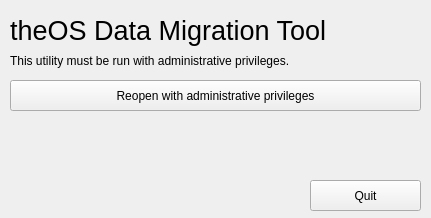
<?xml version="1.0" encoding="UTF-8"?>
<ui version="4.0">
 <class>MainWindow</class>
 <widget class="QMainWindow" name="MainWindow">
  <property name="geometry">
   <rect>
    <x>0</x>
    <y>0</y>
    <width>431</width>
    <height>218</height>
   </rect>
  </property>
  <property name="windowTitle">
   <string>theOS Data Migration Tool</string>
  </property>
  <property name="windowIcon">
   <iconset resource="resources.qrc">
    <normaloff>:/res/icon.svg</normaloff>:/res/icon.svg</iconset>
  </property>
  <widget class="QWidget" name="centralWidget">
   <widget class="QLabel" name="label_17">
    <property name="geometry">
     <rect>
      <x>10</x>
      <y>10</y>
      <width>411</width>
      <height>41</height>
     </rect>
    </property>
    <property name="font">
     <font>
      <pointsize>20</pointsize>
     </font>
    </property>
    <property name="text">
     <string>theOS Data Migration Tool</string>
    </property>
   </widget>
   <widget class="QLabel" name="label">
    <property name="geometry">
     <rect>
      <x>10</x>
      <y>50</y>
      <width>411</width>
      <height>41</height>
     </rect>
    </property>
    <property name="text">
     <string>Welcome to the theOS Data Migration Tool. How do you want to transfer your files?</string>
    </property>
    <property name="wordWrap">
     <bool>true</bool>
    </property>
   </widget>
   <widget class="QPushButton" name="pushButton">
    <property name="geometry">
     <rect>
      <x>10</x>
      <y>100</y>
      <width>411</width>
      <height>31</height>
     </rect>
    </property>
    <property name="text">
     <string>Network</string>
    </property>
    <property name="icon">
     <iconset theme="network-connect">
      <normaloff>.</normaloff>.</iconset>
    </property>
   </widget>
   <widget class="QPushButton" name="pushButton_2">
    <property name="geometry">
     <rect>
      <x>10</x>
      <y>140</y>
      <width>411</width>
      <height>31</height>
     </rect>
    </property>
    <property name="text">
     <string>External Storage Device</string>
    </property>
    <property name="icon">
     <iconset theme="drive-removable-media">
      <normaloff>.</normaloff>.</iconset>
    </property>
   </widget>
   <widget class="QPushButton" name="pushButton_3">
    <property name="geometry">
     <rect>
      <x>310</x>
      <y>180</y>
      <width>111</width>
      <height>31</height>
     </rect>
    </property>
    <property name="text">
     <string>Quit</string>
    </property>
    <property name="icon">
     <iconset theme="application-exit">
      <normaloff>.</normaloff>.</iconset>
    </property>
   </widget>
   <widget class="QFrame" name="noRootFrame">
    <property name="geometry">
     <rect>
      <x>10</x>
      <y>50</y>
      <width>411</width>
      <height>121</height>
     </rect>
    </property>
    <property name="autoFillBackground">
     <bool>true</bool>
    </property>
    <property name="frameShape">
     <enum>QFrame::NoFrame</enum>
    </property>
    <property name="frameShadow">
     <enum>QFrame::Raised</enum>
    </property>
    <widget class="QLabel" name="label_2">
     <property name="geometry">
      <rect>
       <x>0</x>
       <y>0</y>
       <width>411</width>
       <height>21</height>
      </rect>
     </property>
     <property name="text">
      <string>This utility must be run with administrative privileges.</string>
     </property>
     <property name="wordWrap">
      <bool>true</bool>
     </property>
    </widget>
    <widget class="QPushButton" name="pushButton_4">
     <property name="geometry">
      <rect>
       <x>0</x>
       <y>30</y>
       <width>411</width>
       <height>31</height>
      </rect>
     </property>
     <property name="text">
      <string>Reopen with administrative privileges</string>
     </property>
     <property name="icon">
      <iconset theme="lock">
       <normaloff>.</normaloff>.</iconset>
     </property>
    </widget>
   </widget>
  </widget>
 </widget>
 <layoutdefault spacing="6" margin="11"/>
 <resources>
  <include location="resources.qrc"/>
 </resources>
 <connections/>
</ui>
